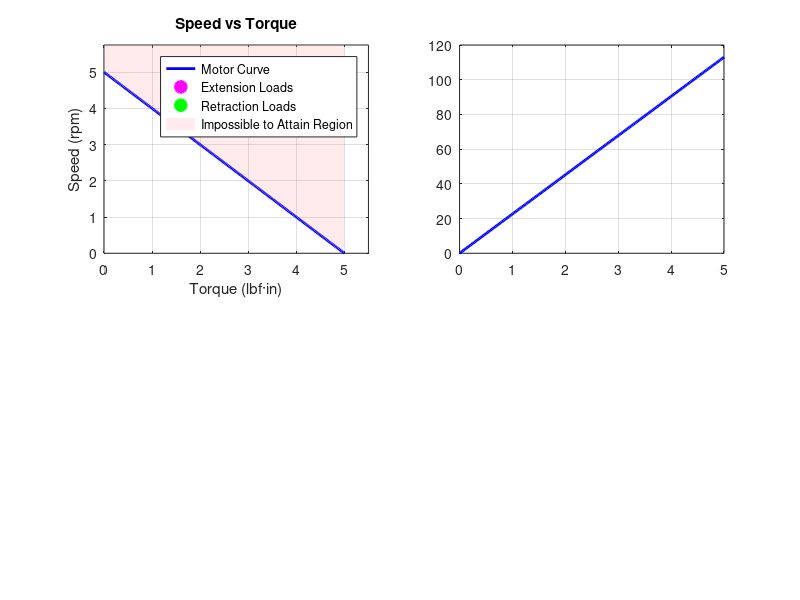

The MATLAB source for this figure: (Note: this script raises an error after producing the figure.)
%%  Inputs
load('Required_Numbers.mat');
V = input('Enter Nominal Voltage (in V): ');    % Supply Voltage (V)
Kt_mNm = input('Enter torque constant Kt (in mNm/A): ');
Ke_V_per_krpm = input('Enter Back EMF Constant (in V/krpm): ');
I0_mA = input('Enter no-load current I0 (in mA): ');
omega_nl_rpm = input('Enter no-load speed (in rpm): ');
T_Stall = input('Enter Stall Torque  (in lbf-in), (6.34 = MAX) : ');   % torque for 6000lb of actuator load (lbf·in)
R_Phase2Phase = input('Enter Phase to Phase Resistance (in Ohms): ');
Vin = 28;
%% --- Unit Conversions ---
Nm_to_lbf_in = 8.8507;
Kt_SI = Kt_mNm * 1e-3;                % (N·m/A)
I0 = I0_mA * 1e-3;                    % (A)
Kt = Kt_SI * Nm_to_lbf_in;            % (lbf·in/A)
Ke = 1000/Ke_V_per_krpm;
%% --- Motor characteristics ---
T = linspace(0, T_Stall, 200);
I = I0 + (T ./ Kt);
omega = omega_nl_rpm * (1 - T./T_Stall);
% power Calculations
P_in = V .* I;
T_Nm = T ./ Nm_to_lbf_in;
omega_rad = (omega .*2.*pi)./60;
P_out = T_Nm .* omega_rad;
Motor_efficiency = P_out./P_in;
P_electrical = P_out ./ Motor_efficiency;

%% Ryans Model
throttle = Vin/V;
I_mot = (V - (omega ./ Ke)) / R_Phase2Phase;
n_mot = (1 - (I0./I_mot))./(1+(I_mot.*R_Phase2Phase*Ke./omega));
Pin_mot = I_mot .* V; % motor input power [W]
% --- ESC ---
% throttle = ((omega / Kv) + (I_mot * Rm)) / Vout_batt
n_esc = 1.6054 * (1 - 1 ./ (1 + 1.6519 * (throttle .^ 0.6455)));
Pin_esc = Pin_mot ./ n_esc;
P_in = Pin_mot + Pin_esc;
%



%% ============================================================
%   MOTOR PERFORMANCE ANALYSIS — 2×2 GRID (RETRACTION + EXTENSION)
%% ============================================================

figure('Position',[50 50 1200 800],'Color','w');

%% =========================
%  REQUIRED VALUES
%% =========================
T_ret  = Torque_1500;
T_ext  = Torque_2500;

RPM_ret = Motor_rpm_1500;
RPM_ext = Motor_rpm_2500;

I_limit = 20;      % updated limit
P_limit = 560;     % updated limit

% Evaluate motor values at the two required torques
I_ret  = interp1(T, I,    T_ret);
I_ext  = interp1(T, I,    T_ext);

P_ret  = interp1(T, P_in, T_ret);
P_ext  = interp1(T, P_in, T_ext);

%% ============================================================
%  SUBPLOT (1,1) — SPEED vs TORQUE (SHADE ABOVE CURVE)
%% ============================================================
subplot(2,2,1); hold on; grid on; box on;

% Motor speed curve
plot(T, omega, 'b-', 'LineWidth', 2);

% Required points
h_ret = plot(T_ret, RPM_ret, 'mo', 'MarkerSize', 8, ...
     'MarkerFaceColor','m','LineWidth',2);
h_ext = plot(T_ext, RPM_ext, 'go', 'MarkerSize', 8, ...
     'MarkerFaceColor','g','LineWidth',2);

% === SHADE REGION ABOVE MOTOR CURVE ===
x_shade = [T, fliplr(T)];
y_shade = [omega, repmat(max(omega)*1.15, 1, length(T))];

fill(x_shade, y_shade, [1 0.6 0.6], ...
     'FaceAlpha',0.2, 'EdgeColor','none');

xlabel('Torque (lbf·in)');
ylabel('Speed (rpm)');
title('Speed vs Torque');

legend({'Motor Curve','Extension Loads','Retraction Loads','Impossible to Attain Region'}, ...
       'Location','northeast');

xlim([0 T_Stall*1.1]);
ylim([0 max(omega)*1.15]);

%% ============================================================
%  SUBPLOT (1,2) — CURRENT vs TORQUE (SHADED ABOVE LIMIT=15A)
%% ============================================================
subplot(2,2,2); hold on; grid on; box on;

% Motor current curve
plot(T, I, 'b-', 'LineWidth', 2);

% Limit line
yline(I_limit,'r--','LineWidth',2);

% Required points
plot(T_ret, I_ret, 'mo', 'MarkerSize',8,'MarkerFaceColor','m');
plot(T_ext, I_ext, 'go', 'MarkerSize',8,'MarkerFaceColor','g');

% === SHADE ABOVE LIMIT ===
fill([0 T_Stall T_Stall 0], ...
     [I_limit I_limit max(I)*1.1 max(I)*1.1], ...
     [1 0.6 0.6], 'FaceAlpha',0.15, 'EdgeColor','none');

xlabel('Torque (lbf·in)');
ylabel('Current (A)');
title('Current vs Torque');

legend({'Motor Curve','Limit (15 A)','Extension Loads','Retraction Loads','Limit Exceeded Region'}, ...
       'Location','northwest');

xlim([0 T_Stall*1.05]);

%% ============================================================
%  SUBPLOT (2,1) — INPUT POWER vs TORQUE (SHADED ABOVE LIMIT=360W)
%% ============================================================
subplot(2,2,3); hold on; grid on; box on;

% Power curve
plot(T, P_in, 'b-', 'LineWidth', 2);

% Limit line
yline(P_limit,'r--','LineWidth',2);

% Required points
plot(T_ret, P_ret, 'mo','MarkerSize',8,'MarkerFaceColor','m');
plot(T_ext, P_ext, 'go','MarkerSize',8,'MarkerFaceColor','g');

% 300 W point
if any(P_in >= 500)
    T300 = interp1(P_in, T, 500);
    plot(T300, 500, 'ks','MarkerSize',10,'LineWidth',2,'MarkerFaceColor','y');
end

% 360 W point
if any(P_in >= 560)
    T360 = interp1(P_in, T, 560);
    plot(T360, 560, 'kd','MarkerSize',10,'LineWidth',2,'MarkerFaceColor','m');
end

% === SHADE ABOVE LIMIT ===
fill([0 T_Stall T_Stall 0], ...
     [P_limit P_limit max(P_in)*1.1 max(P_in)*1.1], ...
     [1 0.6 0.6], 'FaceAlpha',0.15, 'EdgeColor','none');

xlabel('Torque (lbf·in)');
ylabel('Input Power (W)');
title('Input Power vs Torque');

legend({'Motor Curve','Limit (560 W)','Extensions Loads','Retraction Loads', ...
        '500W Point','560W Point','Limit Exceeded Region'}, ...
       'Location','northwest');

xlim([0 T_Stall*1.05]);

%% ============================================================
%  SUBPLOT (2,2) — EMPTY PANEL
%% ============================================================
subplot(2,2,4);
axis off;

%% Performance Checks (Fixed to Use Your Script's Variables)

% === Required torque points ===
T_ret = Torque_1500;      % Retraction torque
T_ext = Torque_2500;      % Extension torque

% === Required speed points ===
RPM_ret = Motor_rpm_1500; % Retraction speed
RPM_ext = Motor_rpm_2500; % Extension speed

% === Evaluate power at required torques ===
P_ret = interp1(T, P_in, T_ret);   % power at retraction torque
P_ext = interp1(T, P_in, T_ext);   % power at extension torque

fprintf('\n----------------------------------------\n');
fprintf(' Input Power at Required Points:\n');
fprintf('----------------------------------------\n');

fprintf('  Retraction Point:\n');
fprintf('     Torque = %.3f lbf-in\n', T_ret);
fprintf('     Speed  = %.0f rpm\n',   RPM_ret);
fprintf('     -> Input Power = %.2f W\n\n', P_ret);

fprintf('  Extension Point:\n');
fprintf('     Torque = %.3f lbf-in\n', T_ext);
fprintf('     Speed  = %.0f rpm\n',   RPM_ext);
fprintf('     -> Input Power = %.2f W\n\n', P_ext);
